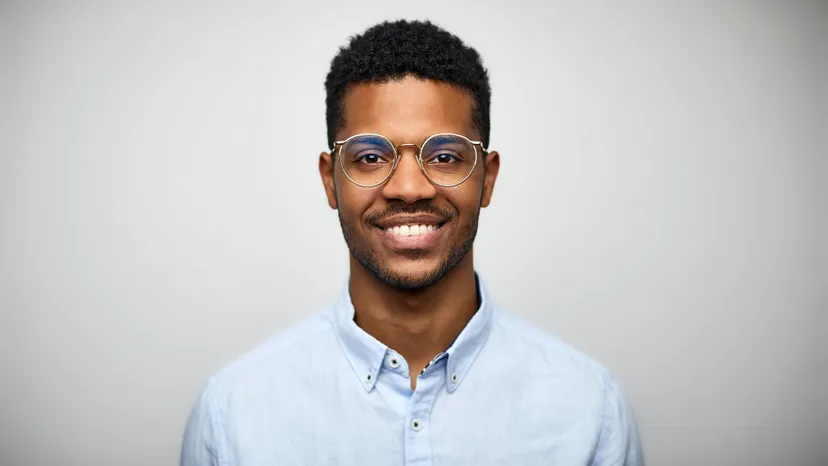
#> input picture imgs/man.png, 828 x 466 px, found by its file name
$ python main.py
#> lines starting #> are read from the running program, lines starting #| are printed output that depends on the picture
import numpy as np
import cv2

def main():
    sobel_gx = [
        [-1, 0, 1],
        [-2, 0, 2],
        [-1, 0, 1]
    ]

    sobel_gy = [
        [1, 2, 1],
        [0, 0, 0],
        [-1, -2, -1]
    ]

    image = cv2.imread("imgs/man.png", cv2.IMREAD_GRAYSCALE).astype(int)
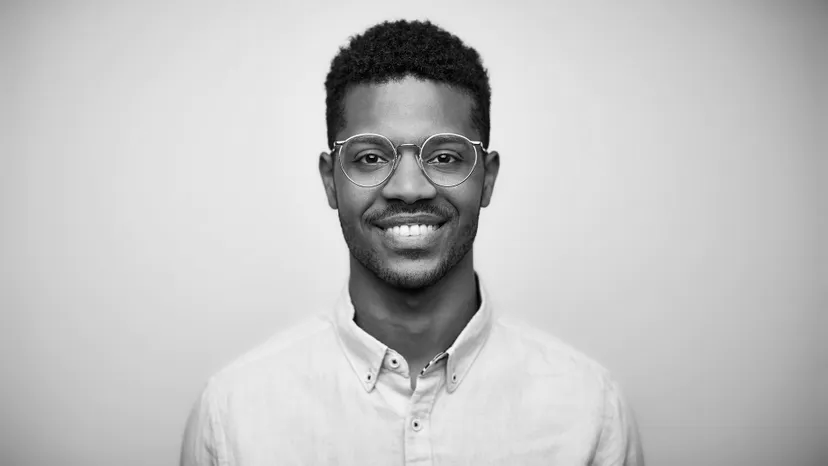
#> image: shape (466, 828) int64; min 0, max 254, mean 194.4
    image_list = image.tolist()
#> image_list = 466 items

    gy = convolve_2d(image_list, sobel_gy)
#> in convolve_2d, `s_width = len(signal[0])`: s_width = 828
#> in convolve_2d, `s_height = len(signal)`: s_height = 466
#> in convolve_2d, `padded = [[0] * (s_width + 2) for _ in range(s_height + 2)]`: padded = 468 items
#> in convolve_2d, `output = [[0] * (s_width) for _ in range(s_height)]`: output = 466 items
#> gy = 466 items
    gx = convolve_2d(image_list, sobel_gx)
#> gx = 466 items

    # gradient magnitude
    mag = np.sqrt(np.square(gx) + np.square(gy))
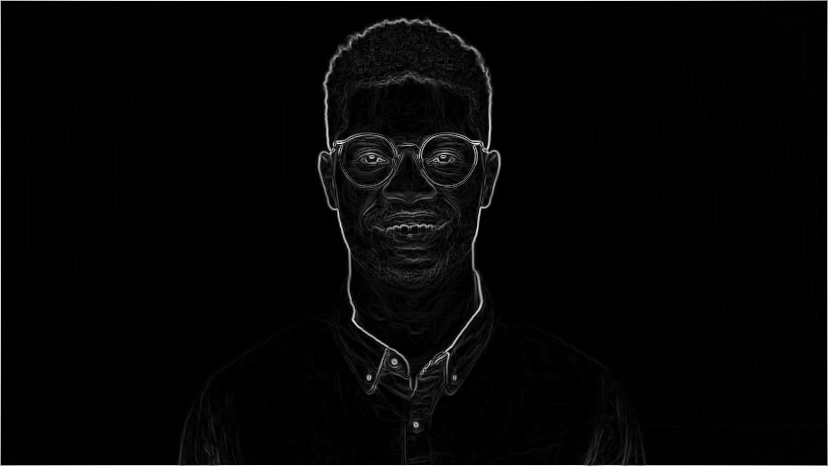
#> mag: shape (466, 828) float64; min 0, max 912, mean 20; drawn with min black and max white
    mag = np.clip(mag, 0, 255).astype(np.uint8)
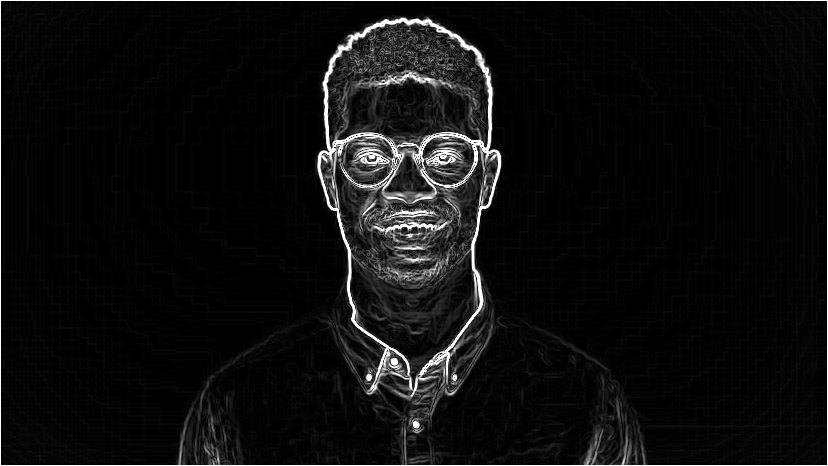
#> mag: shape (466, 828); min 0, max 255, mean 14.9

    cv2.imshow("Sobel", mag)
    cv2.waitKey(0)
    cv2.destroyAllWindows()

def convolve_1d(signal: list[int], kernel: list[int]) -> list[int]:
    slen = len(signal)
    klen = len(kernel)

    convolved: list[int] = []

    for i in range(slen + klen - 1):
        curr = 0
        for k in range(klen):
            # This should be where the current summed value should be in the final list
            curr_idx = i - k
            if curr_idx >= 0 and curr_idx < slen:
                curr += signal[curr_idx] * kernel[k]
        convolved.append(curr)
    return convolved

def convolve_2d(signal: list[list[int]], kernel: list[list[int]]) -> list[list[int]]:
    """
    Assumes that the kernel is a square matrix of 3x3
    And that the signal CAN be a rectangular matrix
    """
    s_width = len(signal[0])
    s_height = len(signal)
    k_width = len(kernel[0])
    k_height = len(kernel)

    padded = [[0] * (s_width + 2) for _ in range(s_height + 2)]

    for y in range(s_height):
        for x in range(s_width):
            padded[y + 1][x + 1] = signal[y][x]

    output = [[0] * (s_width) for _ in range(s_height)]

    for i in range(s_height):
        for j in range(s_width):
            sum = 0
            for k in range(k_height):
                for l in range(k_width):
                    sum += kernel[k][l] * padded[i + k][j + l]
            output[i][j] = sum

    return output

def inverse_square_matrix(matrix: list[list[int]]) -> list[list[int]]:
    inverse = [[0] * len(matrix[0])] * len(matrix)

    for i in range(len(matrix)):
        for j in range(len(matrix[0])):
            inverse[j][i] = matrix[i][j]

    return inverse

def convolve_1d_test():
    print("\n")
    arr1 = [1, 2, 3, 4, 5]
    arr2 = [1, 2]

    print(f"Array 1 is {arr1}")
    print(f"Array 2 is {arr2}\n")

    answer: list[int] = convolve_1d(arr1, arr2)
    correct_answer: list[int] = np.convolve(arr1, arr2).tolist()

    print(f"Convolve: {answer}")
    print(f"Answer should be {correct_answer}\n")
    print("SUCCESS" if answer == correct_answer else "FAIL")

if __name__ == "__main__":
    main()
